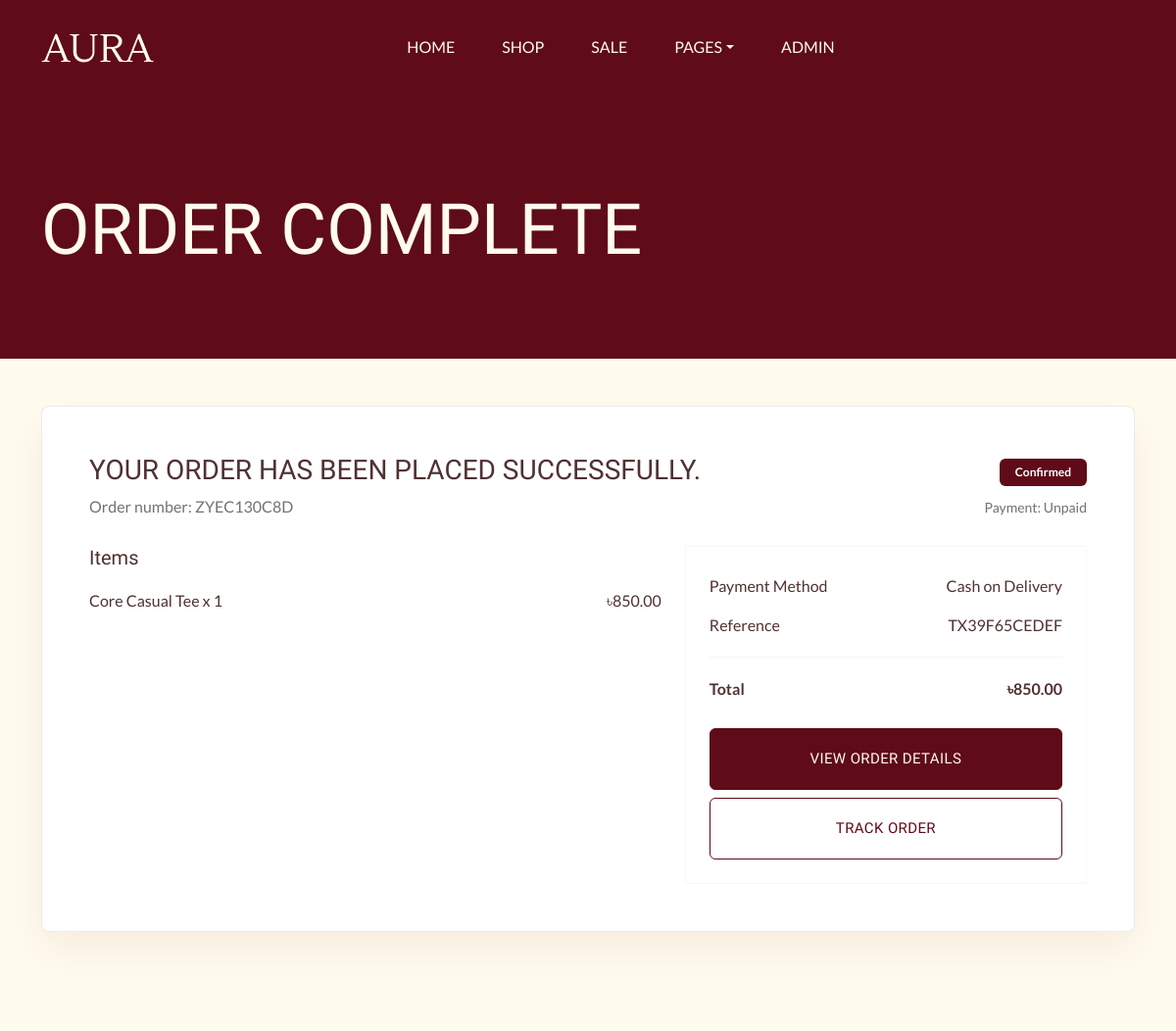
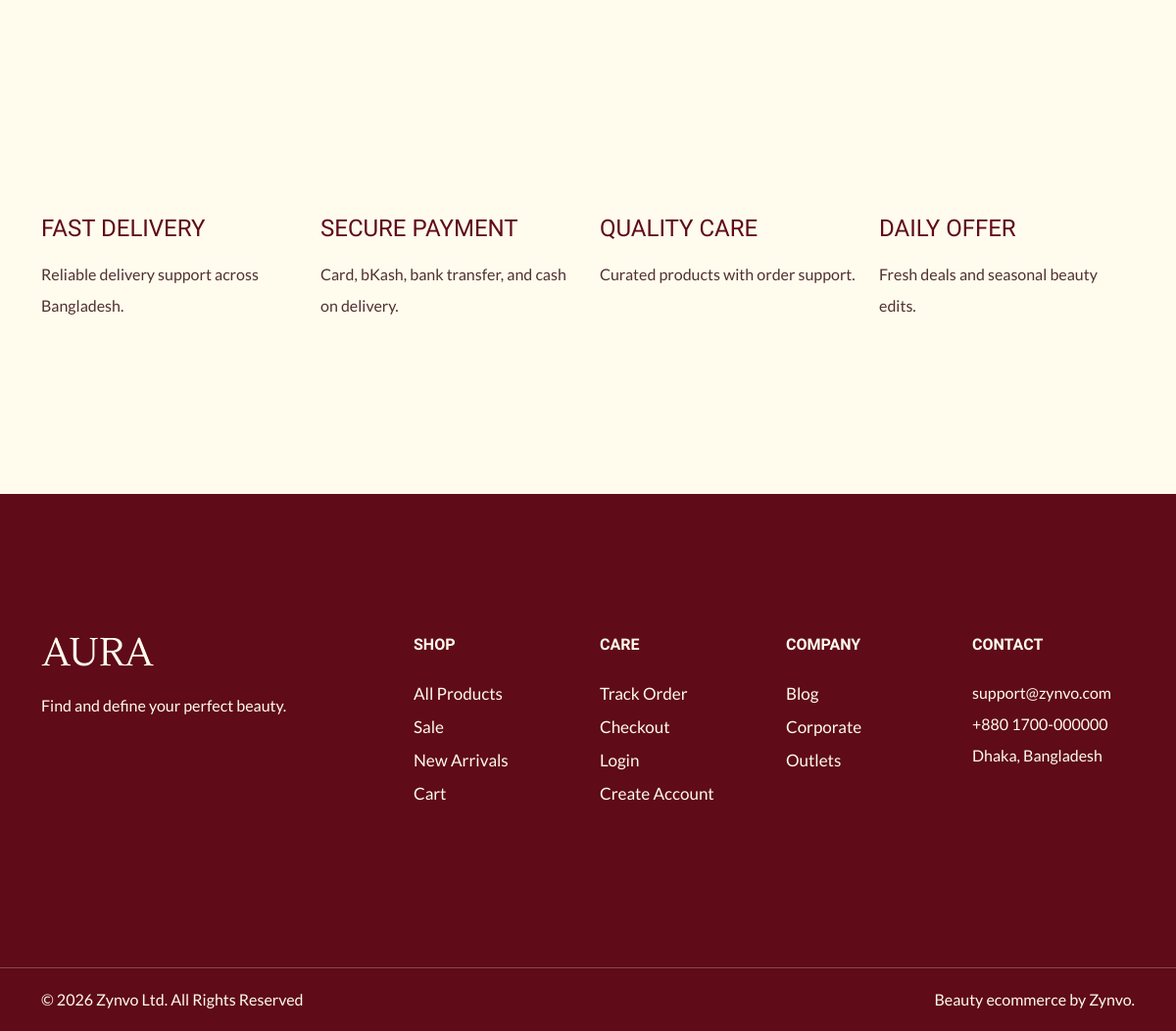
Page /orders/payment/ZYEC130C8D/complete/ (signed in) on the committed database (2 pictures, top to bottom).
### orders/models.py (models this page shows, shortened)
class Order(models.Model):
    STATUS_CHOICES = [
        ('pending', 'Pending'),
        ('awaiting_payment', 'Awaiting Payment'),
        ('confirmed', 'Confirmed'),
        ('processing', 'Processing'),
        ('shipped', 'Shipped'),
        ('delivered', 'Delivered'),
        ('cancelled', 'Cancelled'),
    ]
    PAYMENT_METHOD_CHOICES = [
        ('cod', 'Cash on Delivery'),
        ('bkash', 'bKash / Mobile Banking'),
        ('card', 'Card / Stripe Sandbox'),
        ('bank', 'Bank Transfer'),
    ]
    PAYMENT_STATUS_CHOICES = [
        ('unpaid', 'Unpaid'),
        ('pending', 'Pending Verification'),
        ('paid', 'Paid'),
        ('failed', 'Failed'),
    ]
    user = models.ForeignKey(settings.AUTH_USER_MODEL, on_delete=models.SET_NULL, null=True, blank=True)
    address = models.ForeignKey(Address, on_delete=models.SET_NULL, null=True)
    order_number = models.CharField(max_length=20, unique=True)
    subtotal = models.DecimalField(max_digits=10, decimal_places=2, default=0)
    discount = models.DecimalField(max_digits=10, decimal_places=2, default=0)
    total = models.DecimalField(max_digits=10, decimal_places=2, default=0)
    status = models.CharField(max_length=20, choices=STATUS_CHOICES, default='pending')
    payment_method = models.CharField(max_length=20, choices=PAYMENT_METHOD_CHOICES, default='cod')
    payment_status = models.CharField(max_length=20, choices=PAYMENT_STATUS_CHOICES, default='unpaid')
    customer_note = models.TextField(blank=True)
    created_at = models.DateTimeField(auto_now_add=True)
    class Meta:
        ordering = ['-created_at']
    def get_absolute_url(self):
        return reverse('orders:detail', args=[self.order_number])

class OrderItem(models.Model):
    order = models.ForeignKey(Order, on_delete=models.CASCADE, related_name='items')
    product = models.ForeignKey(Product, on_delete=models.SET_NULL, null=True)
    variant = models.ForeignKey(ProductVariant, on_delete=models.SET_NULL, null=True, blank=True)
    product_name = models.CharField(max_length=180)
    sku = models.CharField(max_length=60)
    quantity = models.PositiveIntegerField(default=1)
    unit_price = models.DecimalField(max_digits=10, decimal_places=2)
    total_price = models.DecimalField(max_digits=10, decimal_places=2)

class PaymentTransaction(models.Model):
    STATUS_CHOICES = [
        ('initiated', 'Initiated'),
        ('success', 'Success'),
        ('failed', 'Failed'),
        ('pending', 'Pending'),
    ]
    order = models.ForeignKey(Order, on_delete=models.CASCADE, related_name='payments')
    provider = models.CharField(max_length=30)
    reference = models.CharField(max_length=80, unique=True)
    amount = models.DecimalField(max_digits=10, decimal_places=2)
    status = models.CharField(max_length=20, choices=STATUS_CHOICES, default='initiated')
    payload = models.JSONField(default=dict, blank=True)
    created_at = models.DateTimeField(auto_now_add=True)
    class Meta:
        ordering = ['-created_at']

### core/models.py (models this page shows, shortened)
class SingletonModel(models.Model):
    class Meta:
        abstract = True
    @classmethod
    def load(cls):
        obj, _ = cls.objects.get_or_create(pk=1)
        return obj

class SiteSettings(SingletonModel):
    site_name = models.CharField(max_length=100, default='Zynvo')
    tagline = models.CharField(max_length=150, default='Smart living, curated beautifully.')
    support_phone = models.CharField(max_length=30, default='+880 1700-000000')
    support_email = models.EmailField(default='support@zynvo.com')
    address = models.CharField(max_length=255, default='Dhaka, Bangladesh')
    copyright_text = models.CharField(max_length=255, default='© 2026 Zynvo Ltd. All Rights Reserved')
    hero_title = models.CharField(max_length=140, default='Elevate your everyday with Zynvo')
    hero_subtitle = models.CharField(
        max_length=255,
        default='Discover hand-picked lifestyle, fashion, and gadget essentials with fast delivery.',
    )
    announcement_text = models.CharField(max_length=255, default='Free shipping on orders over ৳3000')
    corporate_cta_title = models.CharField(max_length=140, default='Become Our Corporate Partner')
    corporate_cta_url = models.CharField(max_length=255, default='/corporate/')
    facebook_url = models.URLField(blank=True)
    instagram_url = models.URLField(blank=True)
    youtube_url = models.URLField(blank=True)
    linkedin_url = models.URLField(blank=True)

### orders/views.py (the view)
# urls.py: path('payment/<str:order_number>/complete/', views.payment_complete, name='payment_complete'),
def payment_complete(request, order_number):
    order = _get_accessible_order(request, order_number, include_payments=True)
    return render(request, 'orders/payment_complete.html', {'order': order, 'latest_payment': order.payments.first()})

### orders/cart_utils.py (called while the page is built, shortened)
def _cart(request, create=False):
    cart = request.session.get('cart')
    if cart is None:
        cart = {}
        if create:
            request.session['cart'] = cart
    return cart

def get_cart_items(request):
    from catalog.models import Product, ProductVariant
    cart = _cart(request)
    items = []
    subtotal = Decimal('0.00')
    if not cart:
        return items, subtotal

### orders/context_processors.py (called while the page is built)
def cart_context(request):
    items, subtotal = get_cart_items(request)
    return {
        'cart_items': items,
        'cart_subtotal': subtotal,
        'cart_count': sum(item['quantity'] for item in items),
    }

### orders/views.py (called while the page is built)
def _can_access_order(request, order):
    if request.user.is_staff:
        return True
    if request.user.is_authenticated:
        return order.user_id == request.user.id
    return order.order_number in request.session.get('recent_order_numbers', [])

def _get_accessible_order(request, order_number, *, include_payments=False):
    queryset = Order.objects.select_related('address').prefetch_related('items')
    if include_payments:
        queryset = queryset.prefetch_related('payments')
    order = get_object_or_404(queryset, order_number=order_number)
    if not _can_access_order(request, order):
        raise Http404('Order not found.')
    return order

### templates/orders/payment_complete.html (shortened to what this page needs)
{% extends 'base.html' %}
{% block content %}
<section class="page-hero"><div class="container"><h1 class="display-2 text-uppercase">Order Complete</h1></div></section>
<section class="padding-medium pt-5">
  <div class="container">
    <div class="aura-card p-5">
        <div class="d-flex justify-content-between flex-wrap gap-3 align-items-center mb-4">
            <div>
                <h1 class="h3 text-uppercase mb-1">Your order has been placed successfully.</h1>
                <p class="aura-muted mb-0">Order number: {{ order.order_number }}</p>
            </div>
            <div class="text-end">
                <span class="badge bg-primary px-3 py-2">{{ order.get_status_display }}</span>
                <div class="small aura-muted mt-2">Payment: {{ order.get_payment_status_display }}</div>
            </div>
        </div>
        <div class="row g-4">
            <div class="col-lg-7">
                <h2 class="h5 mb-3">Items</h2>
                {% for item in order.items.all %}
                <div class="d-flex justify-content-between order-line {% if not forloop.last %}border-bottom pb-2 mb-2{% endif %}">
                    <div>{{ item.product_name }} x {{ item.quantity }}</div>
                    <div>&#2547;{{ item.total_price }}</div>
                </div>
                {% endfor %}
            </div>
            <div class="col-lg-5">
                <div class="border p-4">
                    <div class="d-flex justify-content-between summary-line mb-2"><span>Payment Method</span><span>{{ order.get_payment_method_display }}</span></div>
                    {% if latest_payment %}<div class="d-flex justify-content-between summary-line mb-2"><span>Reference</span><span>{{ latest_payment.reference }}</span></div>{% endif %}
                    <div class="d-flex justify-content-between summary-line fw-bold border-top pt-3 mt-3"><span>Total</span><span>&#2547;{{ order.total }}</span></div>
                    <div class="d-grid gap-2 mt-4">
                        <a href="{{ order.get_absolute_url }}" class="btn btn-primary">View Order Details</a>
                        <a href="{% url 'orders:tracking' %}" class="btn btn-outline-primary">Track Order</a>
                    </div>
                </div>
            </div>
        </div>
    </div>
  </div>
</section>
{% endblock %}

### templates/includes/footer.html (shortened to what this page needs)
{% load static %}
<section id="service" class="padding-medium">
  <div class="container">
    <div class="row">
      <div class="col-md-3 my-3">
        <div class="card">
          <h4 class="text-uppercase py-3 m-0">Fast Delivery</h4>
          <p>Reliable delivery support across Bangladesh.</p>
        </div>
      </div>
      <div class="col-md-3 my-3">
        <div class="card">
          <h4 class="text-uppercase py-3 m-0">Secure Payment</h4>
          <p>Card, bKash, bank transfer, and cash on delivery.</p>
        </div>
      </div>
      <div class="col-md-3 my-3">
        <div class="card">
          <h4 class="text-uppercase py-3 m-0">Quality Care</h4>
          <p>Curated products with order support.</p>
        </div>
      </div>
      <div class="col-md-3 my-3">
        <div class="card">
          <h4 class="text-uppercase py-3 m-0">Daily Offer</h4>
          <p>Fresh deals and seasonal beauty edits.</p>
        </div>
      </div>
    </div>
  </div>
</section>
<footer id="footer" class="bg-primary padding-medium">
  <div class="container text-light">
    <div class="row">
      <div class="col-md-4">
        <div class="footer-menu">
          <img src="{% static 'aura/images/logo.png' %}" alt="{{ site_settings.site_name }}">
          <p class="mt-4">Find and define your perfect beauty.</p>
          <div class="social-links mt-4">
            <ul class="d-flex list-unstyled gap-3">
              <li><a href="{{ site_settings.facebook_url|default:'#' }}"><iconify-icon class="social-icon text-light fs-4 me-4" icon="ri:facebook-fill"></iconify-icon></a></li>
              <li><a href="{{ site_settings.instagram_url|default:'#' }}"><iconify-icon class="social-icon text-light fs-4 me-4" icon="ri:instagram-fill"></iconify-icon></a></li>
              <li><a href="{{ site_settings.youtube_url|default:'#' }}"><iconify-icon class="social-icon text-light fs-4 me-4" icon="ri:youtube-fill"></iconify-icon></a></li>
            </ul>
          </div>
        </div>
      </div>
      <div class="col-md-2">
        <div class="footer-menu">
          <h6 class="text-uppercase fw-bold text-light mb-4">Shop</h6>
          <ul class="menu-list list-unstyled">
            <li><a href="{% url 'catalog:shop' %}" class="footer-link">All Products</a></li>
            <li><a href="{% url 'catalog:shop' %}?sale=1" class="footer-link">Sale</a></li>
            <li><a href="{% url 'catalog:shop' %}?sort=latest" class="footer-link">New Arrivals</a></li>
            <li><a href="{% url 'orders:cart' %}" class="footer-link">Cart</a></li>
          </ul>
        </div>
      </div>
      <div class="col-md-2">
        <div class="footer-menu">
          <h6 class="text-uppercase fw-bold text-light mb-4">Care</h6>
          <ul class="menu-list list-unstyled">
            <li><a href="{% url 'orders:tracking' %}" class="footer-link">Track Order</a></li>
            <li><a href="{% url 'orders:checkout' %}" class="footer-link">Checkout</a></li>
            <li><a href="{% url 'accounts:login' %}" class="footer-link">Login</a></li>
            <li><a href="{% url 'accounts:register' %}" class="footer-link">Create Account</a></li>
          </ul>
        </div>
      </div>
      <div class="col-md-2">
        <div class="footer-menu">
          <h6 class="text-uppercase fw-bold text-light mb-4">Company</h6>
          <ul class="menu-list list-unstyled">
            <li><a href="{% url 'core:blog_index' %}" class="footer-link">Blog</a></li>
            <li><a href="{% url 'core:corporate' %}" class="footer-link">Corporate</a></li>
            <li><a href="{% url 'core:outlets' %}" class="footer-link">Outlets</a></li>
          </ul>
        </div>
      </div>
      <div class="col-md-2">
        <div class="footer-menu">
          <h6 class="text-uppercase fw-bold text-light mb-4">Contact</h6>
          <ul class="menu-list list-unstyled">
            <li class="footer-link">{{ site_settings.support_email }}</li>
            <li class="footer-link">{{ site_settings.support_phone }}</li>
            <li class="footer-link">{{ site_settings.address }}</li>
          </ul>
        </div>
      </div>
    </div>
  </div>
</footer>
<div id="footer-bottom" class="bg-primary">
  <hr class="text-light m-0">
  <div class="container text-light pt-3">
    <div class="row">
      <div class="col-md-6 copyright"><p>{{ site_settings.copyright_text|default:"© Zynvo. All rights reserved." }}</p></div>
      <div class="col-md-6 text-md-end"><p>Beauty ecommerce by {{ site_settings.site_name }}.</p></div>
    </div>
  </div>
</div>

### static/css/styles.css (style rules this page uses)
:root { --header-height: 160px; --header-height-min: 80px; }
:root { --accent-color: #5f0b18; --dark-color: #222222; --light-dark-color: #727272; --light-color: #fffbed; --grey-color: #dbdbdb; --light-grey-color: #ffdede; --light-primary-color: #fffbed; }
:root { --body-font: "Lato", sans-serif; --heading-font: "Lustria", serif; }
body { --bs-body-bg: #fffbed; --bs-link-color: #333; --bs-link-hover-color: #333; --bs-link-color-rgb: 40, 40, 40; --bs-link-hover-color-rgb: 0, 0, 0; --bs-light-rgb: 255, 251, 237; --bs-font-sans-serif: "Lato", sans-serif; --bs-body-font-family: var(--bs-font-sans-serif); --bs-body-font-size: 1rem; --bs-body-font-weight: 400; --bs-body-line-height: 2; --bs-body-color: #503131; --bs-primary: #5f0b18; --bs-primary-rgb: 95, 11, 24; --bs-primary-bg-subtle: #FFF9EB; --bs-border-color: #F7F7F7; --bs-secondary-rgb: 230, 243, 251; --bs-success-rgb: 238, 245, 228; --bs-danger-rgb: 249, 235, 231; --bs-warning-rgb: 255, 249, 235; --bs-info-rgb: 230, 243, 250; }
.btn { --bs-btn-font-family: var(--heading-font); padding: 1.2rem 2rem; transition: all 0.3s ease-in; letter-spacing: 0.02375rem; font-size: 0.9375rem; font-weight: 400; text-transform: uppercase; }
.btn-primary { --bs-btn-color: var(--light-color); --bs-btn-bg: var(--accent-color); --bs-btn-border-color: var(--accent-color); --bs-btn-hover-color: var(--accent-color); --bs-btn-hover-bg: var(--light-color); --bs-btn-hover-border-color: var(--accent-color); --bs-btn-focus-shadow-rgb: 49, 132, 253; --bs-btn-active-color: var(--light-color); --bs-btn-active-bg: var(--accent-color); --bs-btn-active-border-color: var(--accent-color); --bs-btn-active-shadow: inset 0 3px 5px rgba(0, 0, 0, 0.125); --bs-btn-disabled-color: var(--light-color); --bs-btn-disabled-bg: #d3d7dd; --bs-btn-disabled-border-color: var(--accent-color); }
.btn-outline-primary { --bs-btn-color: var(--accent-color); --bs-btn-border-color: var(--accent-color); --bs-btn-hover-color: var(--light-color); --bs-btn-hover-bg: var(--accent-color); --bs-btn-hover-border-color: var(--accent-color); --bs-btn-focus-shadow-rgb: 13, 110, 253; --bs-btn-active-color: var(--light-color); --bs-btn-active-bg: var(--accent-color); --bs-btn-active-border-color: var(--accent-color); --bs-btn-active-shadow: inset 0 3px 5px rgba(0, 0, 0, 0.125); --bs-btn-disabled-color: var(--accent-color); --bs-btn-disabled-bg: transparent; --bs-btn-disabled-border-color: var(--accent-color); --bs-gradient: none; }
h1, h2, h3, h4, h5, h6 { font-family: var(--heading-font); color: var(--accent-color); font-weight: 500; text-transform: capitalize; }
a { text-decoration: none; }
.padding-medium { padding-top: 9rem; padding-bottom: 9rem; }
a.footer-link { color: var(--light-color); font-size: 1.0625rem; text-transform: capitalize; }
.card { --bs-card-inner-border-radius: none; --bs-card-bg: transparent; background-color: transparent; border: none; }
.aura-site { background: var(--light-color); }
.page-hero { padding-top: 12rem; padding-bottom: 5rem; background: var(--accent-color); color: var(--light-color); }
.page-hero h1, .page-hero p, .page-hero a { color: var(--light-color); }
.aura-card { background: #fff; border: 1px solid rgba(95, 11, 24, 0.09); border-radius: 8px; box-shadow: 0 18px 40px rgba(95, 11, 24, 0.06); }
.aura-muted { color: var(--light-dark-color); }

### rows in the picture
Order: order_number "ZYEC130C8D", status "Confirmed", payment_status "Unpaid", payment_method "Cash on Delivery", total "850.00"
OrderItem: product_name "Core Casual Tee", quantity "1", total_price "850.00"
PaymentTransaction: reference "TX39F65CEDEF"
SiteSettings: support_email "support@zynvo.com", support_phone "+880 1700-000000", address "Dhaka, Bangladesh", copyright_text "© 2026 Zynvo Ltd. All Rights Reserved", site_name "Zynvo"
